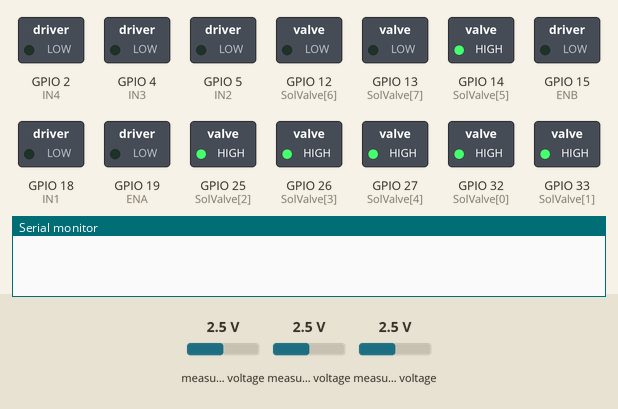
Simulated run of this sketch. Board: ESP32. Shown: switched loads named in the sketch (green lamp = pin HIGH), the last lines printed to the serial monitor. The test bench sets the inputs (shaded band); at power-on: measured voltage 2.5 V.

Above: at 0.1 s.
At 0.6 s:
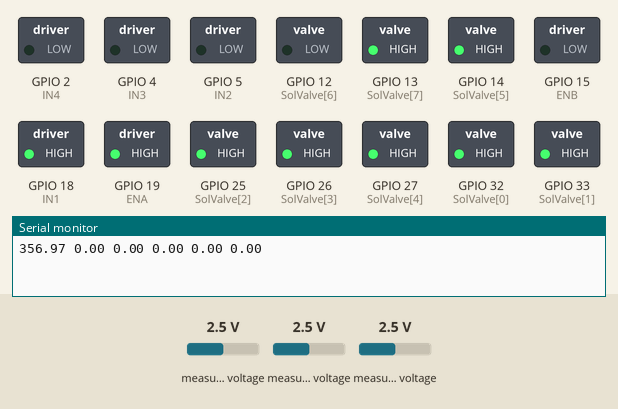
Timing chart, 0 to 2.1 s (numbered marks = the images above):
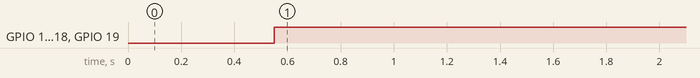

The sketch:

MPX5700AP_PressureSensor.ino
```cpp
#include "ADS1X15.h" //library untuk ADS115
#include "Wire.h"

//ADS Addressing
ADS1115 ADS0(0x48); // alamat ADS1
ADS1115 ADS1(0x49); // alamat ADS2
float Pressure[5];
float PressureRef;

// Pin solenoid
int SolValve[8] = {32, 33, 25, 26, 27, 14, 12, 13};

// PIN DRIVE L298N
// Pompa 1
#define ENA 19
#define IN1 18
#define IN2 5

//Pompa 2
#define ENB 15
#define IN3 4
#define IN4 2
int pwmValue;

void setup() {
  Serial.begin(115200);
  Wire.begin();
  ADS0.begin();
  ADS1.begin();

  // Set solenoid pin modes
  pinMode(SolValve[0], OUTPUT); // exhaust
  pinMode(SolValve[1], OUTPUT); // thumb
  pinMode(SolValve[2], OUTPUT); // index
  pinMode(SolValve[3], OUTPUT); // middle
  pinMode(SolValve[4], OUTPUT); // ring
  pinMode(SolValve[5], OUTPUT); // pinky
  pinMode(SolValve[6], OUTPUT); // pressurise
  pinMode(SolValve[7], OUTPUT); // depressurise

  // set initial condition of valve
  digitalWrite(SolValve[0], HIGH);
  digitalWrite(SolValve[1], HIGH);
  digitalWrite(SolValve[2], HIGH);
  digitalWrite(SolValve[3], HIGH);
  digitalWrite(SolValve[4], HIGH);
  digitalWrite(SolValve[5], HIGH);
  digitalWrite(SolValve[6], LOW);
  digitalWrite(SolValve[7], LOW);

  // Set L298N pin mode
  pinMode(ENA, OUTPUT);
  pinMode(IN1, OUTPUT);
  pinMode(IN2, OUTPUT);
  pinMode(ENB, OUTPUT);
  pinMode(IN3, OUTPUT);
  pinMode(IN4, OUTPUT);

}

void loop() {
  read_pressure();
  // cek tekanan
  Serial.print(PressureRef); // Pref
  Serial.print(" ");
  Serial.print(Pressure[0]); // pinky
  Serial.print(" ");
  Serial.print(Pressure[1]); // ring
  Serial.print(" ");
  Serial.print(Pressure[2]); // middle
  Serial.print(" ");
  Serial.print(Pressure[3]); // index
  Serial.print(" ");
  Serial.println(Pressure[4]); // tumb

  // Pompa 1 menyala
  // tes tekanan respon posistif
  digitalWrite(SolValve[7], HIGH);
  digitalWrite(IN1, HIGH);
  digitalWrite(IN2, LOW);
  analogWrite(ENA, 255);
  delay(150000);

  // setelah 15 detik pompa mati
  digitalWrite(SolValve[7], LOW);
  analogWrite(ENA, 0);
}

//Serial.print(PressureRef);
  //Serial.print(" ");
  //Serial.print(Pressure[0]);
  //Serial.print(" ");
  //Serial.print(Pressure[1]);
  //Serial.print(" ");
  //Serial.print(Pressure[2]);
  //Serial.print(" ");
  //Serial.println(Pressure[3]);
  //Serial.print(" ");
  //Serial.println(Pressure[4]);

/* Pompa 2 menyala
  analogWrite(ENA, 0);
  digitalWrite(SolValve[6], HIGH);
  digitalWrite(IN3, HIGH);
  digitalWrite(IN4, LOW);
  analogWrite(ENB, 255);

  //cek tekanan
  Serial.print(PressureRef);
  Serial.print(" ");
  Serial.println(Pressure[3]);
  delay(10000);

  analogWrite(ENB, 0);
  digitalWrite(SolValve[6], LOW);
  */
```

read_press.ino
```cpp
void read_pressure(){

  ADS0.setGain(0);
  ADS1.setGain(0);
  float dPressOut0 = ADS0.readADC(0);
  float dPressOut1 = ADS0.readADC(1);
  float dPressOut2 = ADS0.readADC(2);

  float dPressOut3 = ADS1.readADC(0);
  float dPressOut4 = ADS1.readADC(1);
  float dPressOutRef = ADS1.readADC(2);

  float Vs = 5.01; // Input Voltage

  float f1 = ADS0.toVoltage(1);
  float f4 = ADS1.toVoltage(1);

  float vPressOut0 = dPressOut0 * f1;
  float vPressOut1 = dPressOut1 * f1;
  float vPressOut2 = dPressOut2 * f1;
  float vPressOut3 = dPressOut3 * f4;
  float vPressOut4 = dPressOut4 * f4;
  float vPressRef = dPressOutRef * f4;

  PressureRef = (vPressRef/Vs - 0.04)/0.0012858; // Pressure refrence
  Pressure[0] = abs((vPressOut0/Vs - 0.04)/0.0012858 - PressureRef); // pinky
  Pressure[1] = abs((vPressOut1/Vs - 0.04)/0.0012858 - PressureRef); // ring
  Pressure[2] = (vPressOut2/Vs - 0.04)/0.0012858 - PressureRef; // middle
  Pressure[3] = (vPressOut3/Vs - 0.04)/0.0012858 - PressureRef; // index
  Pressure[4] = (vPressOut4/Vs - 0.04)/0.0012858 - PressureRef; // thumb
  delay(500);
}
```

Measured:
- by itself, GPIO 13 (SolValve[7]), GPIO 18 (IN1), GPIO 19 (ENA): LOW → HIGH at 0.55 s
